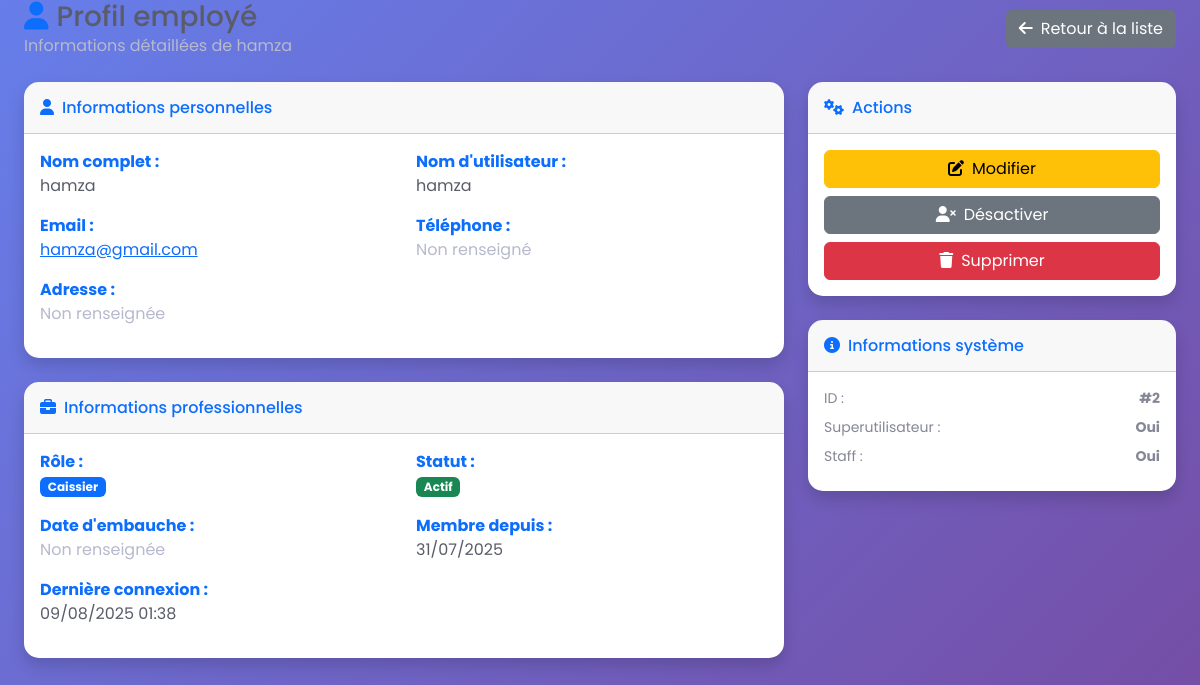
The page /accounts/employees/2/ (signed in) on the database its author committed.
### apps/accounts/models.py (models this page shows, shortened)
class User(AbstractUser):
    class Role(models.TextChoices):
        ADMIN = "ADMIN", "Administrateur"
        CASHIER = "CASHIER", "Caissier"
    role = models.CharField(
        max_length=20,
        choices=Role.choices,
        default=Role.CASHIER,
        help_text="Rôle de l'utilisateur dans le système"
    )
    phone = models.CharField(
        max_length=20,
        blank=True,
        verbose_name="Téléphone"
    )
    address = models.TextField(
        blank=True,
        verbose_name="Adresse"
    )
    hire_date = models.DateField(
        null=True,
        blank=True,
        verbose_name="Date d'embauche"
    )
    email = models.EmailField(
        unique=True,
        help_text="Adresse email unique requise pour la récupération de mot de passe"
    )
    first_name = models.CharField(max_length=150, verbose_name="Prénom")
    last_name = models.CharField(max_length=150, verbose_name="Nom de famille")
    class Meta:
        verbose_name = "Utilisateur"
        verbose_name_plural = "Utilisateurs"
        ordering = ['-date_joined']
    def get_full_name(self):
        if self.first_name and self.last_name:
            return f"{self.first_name} {self.last_name}"
        return self.username
    def is_admin(self):
        return self.role == self.Role.ADMIN
    @property
    def role_badge_class(self):
        return "badge bg-danger" if self.is_admin() else "badge bg-primary"
    description = models.TextField(
    blank=True,
    verbose_name="Description",
    help_text="Description détaillée du fournisseur"
)

### apps/accounts/views.py (the view)
# urls.py: path('employees/<int:pk>/',     views.EmployeeDetailView.as_view(),    name='employee_detail'),
class EmployeeDetailView(LoginRequiredMixin, AdminRequiredMixin, DetailView):
    model = User
    template_name = 'accounts/employees/employee_detail.html'
    context_object_name = 'employee'
    def get_queryset(self):
        return User.objects.exclude(pk=self.request.user.pk)

### apps/accounts/views.py (called while the page is built)
    def test_func(self):
        return self.request.user.is_authenticated and self.request.user.is_admin()

### apps/accounts/templates/accounts/employees/employee_detail.html (shortened to what this page needs)
{% extends 'base.html' %}
{% block content %}
<div class="container-fluid px-4">
    <div class="d-flex justify-content-between align-items-center mb-4">
        <div>
            <h1 class="h3 mb-0 text-gray-800">
                <i class="fas fa-user me-2 text-primary"></i>Profil employé
            </h1>
            <p class="text-muted mb-0">Informations détaillées de {{ employee.get_full_name }}</p>
        </div>
        <a href="{% url 'accounts:employee_list' %}" class="btn btn-secondary">
            <i class="fas fa-arrow-left me-2"></i>Retour à la liste
        </a>
    </div>
    <div class="row">
        <div class="col-lg-8">
            <div class="card shadow mb-4">
                <div class="card-header py-3">
                    <h6 class="m-0 font-weight-bold text-primary">
                        <i class="fas fa-user me-2"></i>Informations personnelles
                    </h6>
                </div>
                <div class="card-body">
                    <div class="row">
                        <div class="col-md-6 mb-3">
                            <strong class="text-primary">Nom complet :</strong>
                            <div class="text-gray-800">{{ employee.get_full_name }}</div>
                        </div>
                        <div class="col-md-6 mb-3">
                            <strong class="text-primary">Nom d'utilisateur :</strong>
                            <div class="text-gray-800">{{ employee.username }}</div>
                        </div>
                        <div class="col-md-6 mb-3">
                            <strong class="text-primary">Email :</strong>
                            <div class="text-gray-800">
                                <a href="mailto:{{ employee.email }}">{{ employee.email }}</a>
                            </div>
                        </div>
                        <div class="col-md-6 mb-3">
                            <strong class="text-primary">Téléphone :</strong>
                            <div class="text-gray-800">
                                {% if employee.phone %}
                                    <a href="tel:{{ employee.phone }}">{{ employee.phone }}</a>
                                {% else %}
                                    <span class="text-muted">Non renseigné</span>
                                {% endif %}
                            </div>
                        </div>
                        <div class="col-md-12 mb-3">
                            <strong class="text-primary">Adresse :</strong>
                            <div class="text-gray-800">
                                {% if employee.address %}
                                    {{ employee.address|linebreaks }}
                                {% else %}
                                    <span class="text-muted">Non renseignée</span>
                                {% endif %}
                            </div>
                        </div>
                    </div>
                </div>
            </div>
            <div class="card shadow mb-4">
                <div class="card-header py-3">
                    <h6 class="m-0 font-weight-bold text-primary">
                        <i class="fas fa-briefcase me-2"></i>Informations professionnelles
                    </h6>
                </div>
                <div class="card-body">
                    <div class="row">
                        <div class="col-md-6 mb-3">
                            <strong class="text-primary">Rôle :</strong>
                            <div>
                                <span class="{{ employee.role_badge_class }}">
                                    {{ employee.get_role_display }}
                                </span>
                            </div>
                        </div>
                        <div class="col-md-6 mb-3">
                            <strong class="text-primary">Statut :</strong>
                            <div>
                                {% if employee.is_active %}
                                    <span class="badge bg-success">Actif</span>
                                {% else %}
                                    <span class="badge bg-secondary">Inactif</span>
                                {% endif %}
                            </div>
                        </div>
                        <div class="col-md-6 mb-3">
                            <strong class="text-primary">Date d'embauche :</strong>
                            <div class="text-gray-800">
                                {% if employee.hire_date %}
                                    {{ employee.hire_date|date:"d/m/Y" }}
                                {% else %}
                                    <span class="text-muted">Non renseignée</span>
                                {% endif %}
                            </div>
                        </div>
                        <div class="col-md-6 mb-3">
                            <strong class="text-primary">Membre depuis :</strong>
                            <div class="text-gray-800">{{ employee.date_joined|date:"d/m/Y" }}</div>
                        </div>
                        <div class="col-md-6 mb-3">
                            <strong class="text-primary">Dernière connexion :</strong>
                            <div class="text-gray-800">
                                {% if employee.last_login %}
                                    {{ employee.last_login|date:"d/m/Y H:i" }}
                                {% else %}
                                    <span class="text-muted">Jamais connecté</span>
                                {% endif %}
                            </div>
                        </div>
                    </div>
                </div>
            </div>
        </div>
        <div class="col-lg-4">
            <div class="card shadow mb-4">
                <div class="card-header py-3">
                    <h6 class="m-0 font-weight-bold text-primary">
                        <i class="fas fa-cogs me-2"></i>Actions
                    </h6>
                </div>
                <div class="card-body">
                    <div class="d-grid gap-2">
                        <a href="{% url 'accounts:employee_edit' employee.pk %}" class="btn btn-warning">
                            <i class="fas fa-edit me-2"></i>Modifier
                        </a>
                        {% if employee.is_active %}
                            <button class="btn btn-secondary" onclick="toggleStatus({{ employee.pk }})">
                                <i class="fas fa-user-times me-2"></i>Désactiver
                            </button>
                        {% else %}
                            <button class="btn btn-success" onclick="toggleStatus({{ employee.pk }})">
                                <i class="fas fa-user-check me-2"></i>Activer
                            </button>
                        {% endif %}
                        <a href="{% url 'accounts:employee_delete' employee.pk %}" class="btn btn-danger">
                            <i class="fas fa-trash me-2"></i>Supprimer
                        </a>
                    </div>
                </div>
            </div>
            <div class="card shadow mb-4">
                <div class="card-header py-3">
                    <h6 class="m-0 font-weight-bold text-primary">
                        <i class="fas fa-info-circle me-2"></i>Informations système
                    </h6>
                </div>
                <div class="card-body">
                    <div class="small text-gray-600">
                        <div class="d-flex justify-content-between mb-2">
                            <span>ID :</span>
                            <strong>#{{ employee.pk }}</strong>
                        </div>
                        <div class="d-flex justify-content-between mb-2">
                            <span>Superutilisateur :</span>
                            <strong>{{ employee.is_superuser|yesno:"Oui,Non" }}</strong>
                        </div>
                        <div class="d-flex justify-content-between mb-2">
                            <span>Staff :</span>
                            <strong>{{ employee.is_staff|yesno:"Oui,Non" }}</strong>
                        </div>
                    </div>
                </div>
            </div>
        </div>
    </div>
</div>
{% endblock %}

### templates/base.html (style rules this page uses)
:root { --primary-color: #103cbe; --secondary-color: #6c757d; --success-color: #28a745; --danger-color: #dc3545; --warning-color: #ffc107; --info-color: #17a2b8; }
body { font-family: 'Poppins', sans-serif; background: linear-gradient(135deg, #667eea 0%, #764ba2 100%); min-height: 100vh; }
.card { border: none; border-radius: 15px; overflow: hidden; transition: transform 0.3s ease, box-shadow 0.3s ease; }

### apps/accounts/templates/accounts/employees/employee_detail.html (style rules this page uses)
.text-gray-800 { color: #5a5c69 !important; }
.text-gray-600 { color: #858796 !important; }
.text-muted { color: #b7b9cc !important; }

### rows shown on the page
User: get_full_name "hamza", username "hamza", email "hamza@gmail.com", role "Caissier", date_joined "31/07/2025", last_login "09/08/2025 01:38", pk "2", is_superuser "Oui", is_staff "Oui"
